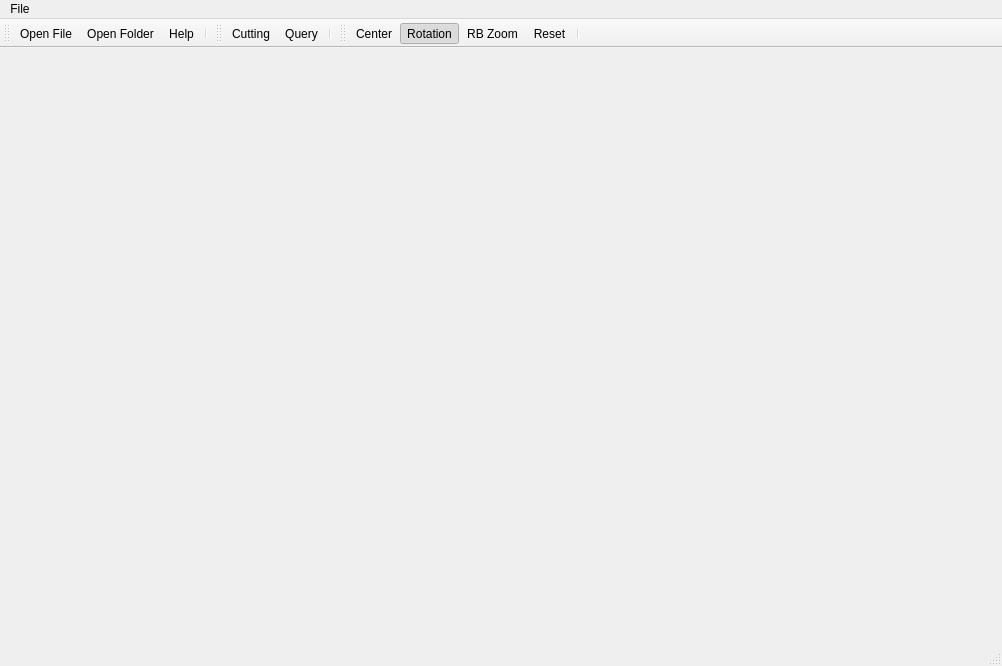
<?xml version="1.0" encoding="UTF-8"?>
<ui version="4.0">
 <class>RltView</class>
 <widget class="QMainWindow" name="RltView">
  <property name="geometry">
   <rect>
    <x>0</x>
    <y>0</y>
    <width>1002</width>
    <height>666</height>
   </rect>
  </property>
  <property name="windowTitle">
   <string>yyhx78 Simulation Post Processing Desktop</string>
  </property>
  <property name="windowIcon">
   <iconset resource="Icons/icons.qrc">
    <normaloff>:/Icons/help.png</normaloff>:/Icons/help.png</iconset>
  </property>
  <property name="iconSize">
   <size>
    <width>22</width>
    <height>22</height>
   </size>
  </property>
  <widget class="QWidget" name="centralwidget">
   <layout class="QVBoxLayout" name="verticalLayout">
    <item>
     <layout class="QGridLayout" name="gridLayout">
      <property name="sizeConstraint">
       <enum>QLayout::SetMaximumSize</enum>
      </property>
      <item row="0" column="0">
       <widget class="QtVtkView" name="qvtkWidget" native="true">
        <property name="sizePolicy">
         <sizepolicy hsizetype="Expanding" vsizetype="Expanding">
          <horstretch>1</horstretch>
          <verstretch>1</verstretch>
         </sizepolicy>
        </property>
        <property name="minimumSize">
         <size>
          <width>200</width>
          <height>300</height>
         </size>
        </property>
        <property name="maximumSize">
         <size>
          <width>16777215</width>
          <height>16777215</height>
         </size>
        </property>
        <property name="layoutDirection">
         <enum>Qt::LeftToRight</enum>
        </property>
       </widget>
      </item>
     </layout>
    </item>
   </layout>
  </widget>
  <widget class="QMenuBar" name="menubar">
   <property name="geometry">
    <rect>
     <x>0</x>
     <y>0</y>
     <width>1002</width>
     <height>24</height>
    </rect>
   </property>
   <widget class="QMenu" name="menuFile">
    <property name="title">
     <string>File</string>
    </property>
    <addaction name="actionOpenFile"/>
    <addaction name="actionOpen_Folder"/>
    <addaction name="actionExport"/>
    <addaction name="separator"/>
    <addaction name="actionHelp"/>
    <addaction name="actionExit"/>
   </widget>
   <addaction name="menuFile"/>
  </widget>
  <widget class="QStatusBar" name="statusbar"/>
  <widget class="QToolBar" name="toolBar">
   <property name="orientation">
    <enum>Qt::Horizontal</enum>
   </property>
   <property name="iconSize">
    <size>
     <width>22</width>
     <height>22</height>
    </size>
   </property>
   <attribute name="toolBarArea">
    <enum>TopToolBarArea</enum>
   </attribute>
   <attribute name="toolBarBreak">
    <bool>false</bool>
   </attribute>
<addaction name="actionOpenFile"/>
<addaction name="actionOpen_Folder"/>
   <addaction name="actionHelp"/>
   <addaction name="separator"/>
  </widget>
  <widget class="QToolBar" name="toolBar_Display">
   <property name="windowTitle">
    <string>toolBar_2</string>
   </property>
   <attribute name="toolBarArea">
    <enum>TopToolBarArea</enum>
   </attribute>
   <attribute name="toolBarBreak">
    <bool>false</bool>
   </attribute>
   <addaction name="actionCuts"/>
   <addaction name="actionViewQuery"/>
   <addaction name="separator"/>
  </widget>
  <widget class="QToolBar" name="toolBar_View">
   <property name="windowTitle">
    <string>toolBar_2</string>
   </property>
   <attribute name="toolBarArea">
    <enum>TopToolBarArea</enum>
   </attribute>
   <attribute name="toolBarBreak">
    <bool>false</bool>
   </attribute>
   <addaction name="actionViewCenter"/>
   <addaction name="actionViewRotation"/>
   <addaction name="actionViewRubberBandZoom"/>
   <addaction name="actionViewReset"/>
   <addaction name="separator"/>
  </widget>
  <action name="actionOpenFile">
   <property name="enabled">
    <bool>true</bool>
   </property>
   <property name="icon">
    <iconset resource="Icons/icons.qrc">
     <normaloff>:/Icons/fileopen.png</normaloff>:/Icons/fileopen.png</iconset>
   </property>
   <property name="text">
    <string>Open File...</string>
   </property>
  </action>
<action name="actionOpen_Folder">
 <property name="enabled">
  <bool>true</bool>
 </property>
 <property name="icon">
  <iconset resource="Icons/icons.qrc">
   <normaloff>:/Icons/fileopen.png</normaloff>:/Icons/fileopen.png</iconset>
 </property>
 <property name="text">
  <string>Open Folder...</string>
 </property>
</action>
  <action name="actionExport">
   <property name="enabled">
    <bool>true</bool>
   </property>
   <property name="icon">
    <iconset resource="Icons/icons.qrc">
     <normaloff>:/Icons/fileopen.png</normaloff>:/Icons/fileopen.png</iconset>
   </property>
   <property name="text">
    <string>Export...</string>
   </property>
  </action>
  <action name="actionExit">
   <property name="icon">
    <iconset>
     <normaloff>.</normaloff>.</iconset>
   </property>
   <property name="text">
    <string>Exit</string>
   </property>
  </action>
  <action name="actionHelp">
   <property name="icon">
    <iconset resource="Icons/icons.qrc">
     <normaloff>:/Icons/help.png</normaloff>:/Icons/help.png</iconset>
   </property>
   <property name="text">
    <string>Help</string>
   </property>
  </action>
  <action name="actionCuts">
   <property name="checkable">
    <bool>true</bool>
   </property>
   <property name="text">
    <string>Cutting</string>
   </property>
   <property name="toolTip">
    <string>Click on the model to create a cutting plane</string>
   </property>
  </action>
  <action name="actionMeshEdges">
   <property name="text">
    <string>ME</string>
   </property>
   <property name="toolTip">
    <string>Display mesh edges</string>
   </property>
  </action>
  <action name="actionFeatureEdges">
   <property name="text">
    <string>FE</string>
   </property>
   <property name="toolTip">
    <string>Display feature edges</string>
   </property>
  </action>
  <action name="actionViewCenter">
   <property name="checkable">
    <bool>true</bool>
   </property>
   <property name="text">
    <string>Center</string>
   </property>
   <property name="toolTip">
    <string>Set Center</string>
   </property>
  </action>
  <action name="actionViewRotation">
   <property name="checkable">
    <bool>true</bool>
   </property>
   <property name="checked">
    <bool>true</bool>
   </property>
   <property name="text">
    <string>Rotation</string>
   </property>
   <property name="toolTip">
    <string>Rotation</string>
   </property>
  </action>
  <action name="actionViewReset">
   <property name="checkable">
    <bool>false</bool>
   </property>
   <property name="text">
    <string>Reset</string>
   </property>
   <property name="toolTip">
    <string>Reset</string>
   </property>
  </action>
  <action name="actionViewRubberBandZoom">
   <property name="checkable">
    <bool>true</bool>
   </property>
   <property name="text">
    <string>RB Zoom</string>
   </property>
   <property name="toolTip">
    <string>Rubber Band Zoom</string>
   </property>
  </action>
  <action name="actionViewQuery">
   <property name="checkable">
    <bool>true</bool>
   </property>
   <property name="text">
    <string>Query</string>
   </property>
   <property name="toolTip">
    <string>query</string>
   </property>
  </action>
  <action name="actionOpen_Folder">
   <property name="text">
    <string>Open Folder</string>
   </property>
  </action>
 </widget>
 <customwidgets>
  <customwidget>
   <class>QtVtkView</class>
   <extends>QWidget</extends>
   <header>QtVtkView.h</header>
  </customwidget>
 </customwidgets>
 <resources>
  <include location="Icons/icons.qrc"/>
 </resources>
 <connections/>
</ui>
